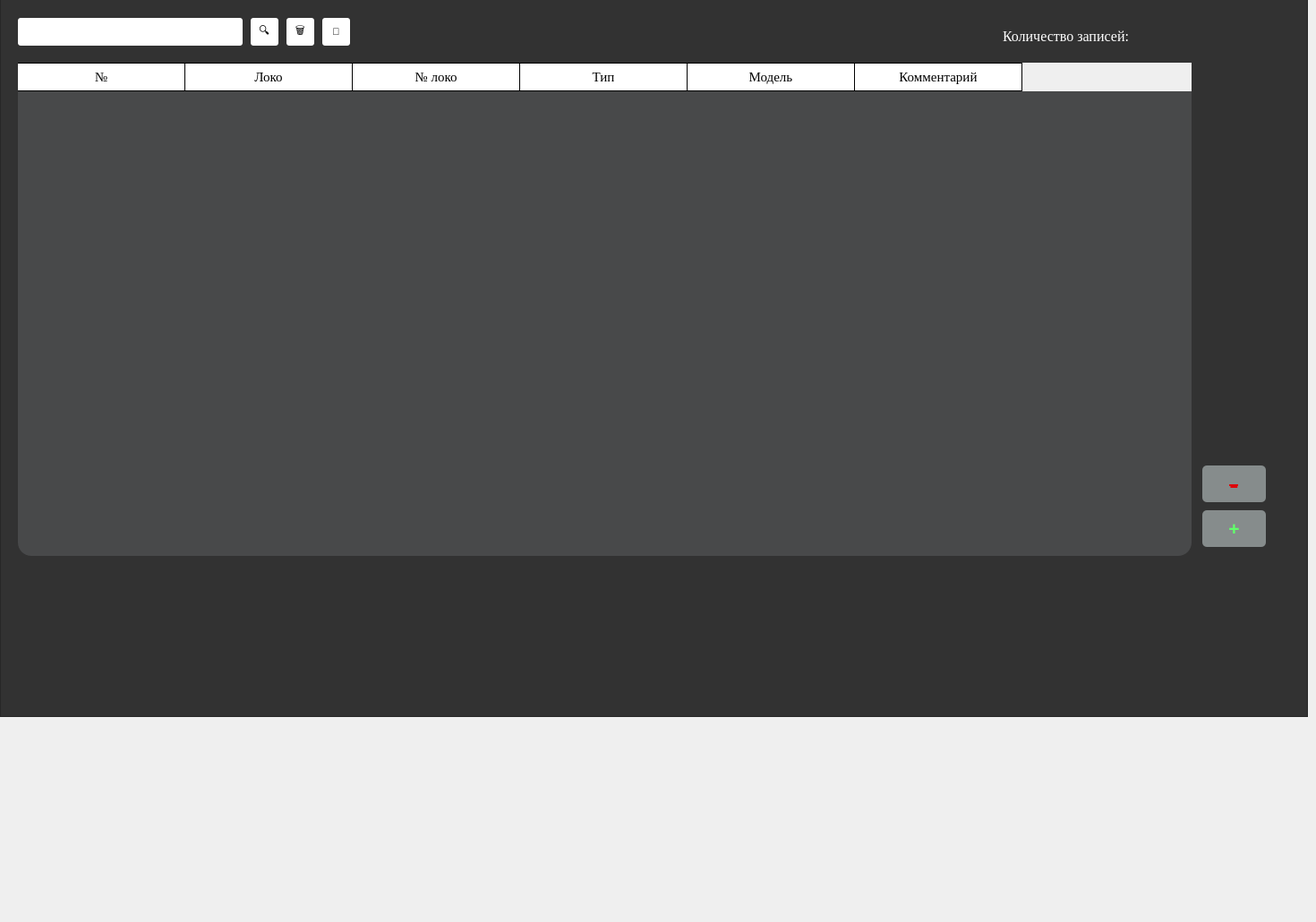
      <widget class="QWidget" name="tab_14">
       <attribute name="title">
        <string>Система 2</string>
       </attribute>
       <widget class="QLineEdit" name="lineEdit_11">
        <property name="geometry">
         <rect>
          <x>20</x>
          <y>20</y>
          <width>251</width>
          <height>31</height>
         </rect>
        </property>
        <property name="styleSheet">
         <string notr="true">QLineEdit {
background-color: rgb(255, 255, 255);
border-radius: 3px;}</string>
        </property>
       </widget>
       <widget class="QPushButton" name="pushButton_43">
        <property name="geometry">
         <rect>
          <x>280</x>
          <y>20</y>
          <width>31</width>
          <height>31</height>
         </rect>
        </property>
        <property name="styleSheet">
         <string notr="true">QPushButton {
	background-color: rgb(255, 255, 255);
	border-radius: 3px;
	color:rgb(0, 0, 0)}
QPushButton:hover {
	background-color: rgb(229, 229, 229);
	color:rgb(0, 0, 0)}
QPushButton:pressed {
	background-color: rgb(255, 255, 255);}</string>
        </property>
        <property name="text">
         <string>🔍</string>
        </property>
        <property name="icon">
         <iconset>
          <normaloff>sql_maket/Search.PNG</normaloff>sql_maket/Search.PNG</iconset>
        </property>
        <property name="iconSize">
         <size>
          <width>30</width>
          <height>30</height>
         </size>
        </property>
        <property name="checkable">
         <bool>true</bool>
        </property>
        <property name="checked">
         <bool>true</bool>
        </property>
       </widget>
       <widget class="QPushButton" name="pushButton_49">
        <property name="geometry">
         <rect>
          <x>320</x>
          <y>20</y>
          <width>31</width>
          <height>31</height>
         </rect>
        </property>
        <property name="styleSheet">
         <string notr="true">QPushButton {
	background-color: rgb(255, 255, 255);
	border-radius: 3px;
	color:rgb(0, 0, 0)}
QPushButton:hover {
	background-color: rgb(229, 229, 229);
	color:rgb(0, 0, 0)}
QPushButton:pressed {
	background-color: rgb(255, 255, 255);}</string>
        </property>
        <property name="text">
         <string>🗑</string>
        </property>
        <property name="icon">
         <iconset>
          <normaloff>sql_maket/musor.PNG</normaloff>sql_maket/musor.PNG</iconset>
        </property>
        <property name="iconSize">
         <size>
          <width>30</width>
          <height>30</height>
         </size>
        </property>
        <property name="checkable">
         <bool>true</bool>
        </property>
        <property name="checked">
         <bool>true</bool>
        </property>
       </widget>
       <widget class="QLabel" name="label_11">
        <property name="geometry">
         <rect>
          <x>1120</x>
          <y>30</y>
          <width>321</width>
          <height>20</height>
         </rect>
        </property>
        <property name="font">
         <font>
          <family>Times New Roman</family>
          <pointsize>12</pointsize>
         </font>
        </property>
        <property name="styleSheet">
         <string notr="true">QLabel {
	color: rgb(255, 255, 255);}</string>
        </property>
        <property name="text">
         <string>Количество записей:</string>
        </property>
       </widget>
       <widget class="QPushButton" name="pushButton_55">
        <property name="geometry">
         <rect>
          <x>1343</x>
          <y>520</y>
          <width>71</width>
          <height>41</height>
         </rect>
        </property>
        <property name="sizePolicy">
         <sizepolicy hsizetype="Minimum" vsizetype="Fixed">
          <horstretch>0</horstretch>
          <verstretch>0</verstretch>
         </sizepolicy>
        </property>
        <property name="font">
         <font>
          <pointsize>24</pointsize>
          <underline>false</underline>
          <strikeout>true</strikeout>
         </font>
        </property>
        <property name="styleSheet">
         <string notr="true">QPushButton {
	background-color: rgb(134, 140, 140);
	border-radius: 5px;
	color: rgb(222, 6, 10);
}
QPushButton:hover {
	background-color: rgb(122, 122, 122);
	color: rgb(222, 6, 10)}
QPushButton:pressed {
	background-color: rgb(134, 140, 140);}</string>
        </property>
        <property name="text">
         <string>-</string>
        </property>
       </widget>
       <widget class="QPushButton" name="pushButton_56">
        <property name="geometry">
         <rect>
          <x>1343</x>
          <y>570</y>
          <width>71</width>
          <height>41</height>
         </rect>
        </property>
        <property name="sizePolicy">
         <sizepolicy hsizetype="Minimum" vsizetype="Fixed">
          <horstretch>0</horstretch>
          <verstretch>0</verstretch>
         </sizepolicy>
        </property>
        <property name="font">
         <font>
          <pointsize>16</pointsize>
          <weight>75</weight>
          <italic>false</italic>
          <bold>true</bold>
          <underline>false</underline>
          <strikeout>false</strikeout>
         </font>
        </property>
        <property name="styleSheet">
         <string notr="true">QPushButton {
	background-color: rgb(134, 140, 140);
	border-radius: 5px;
	color: rgb(97, 255, 107);
}
QPushButton:hover {
	background-color: rgb(122, 122, 122);
	color: rgb(97, 255, 107)}
QPushButton:pressed {
	background-color: rgb(134, 140, 140);}</string>
        </property>
        <property name="text">
         <string>+</string>
        </property>
        <property name="checkable">
         <bool>false</bool>
        </property>
        <property name="autoRepeat">
         <bool>false</bool>
        </property>
        <property name="autoExclusive">
         <bool>false</bool>
        </property>
       </widget>
       <widget class="QTableWidget" name="tableWidget_11">
        <property name="geometry">
         <rect>
          <x>20</x>
          <y>70</y>
          <width>1311</width>
          <height>551</height>
         </rect>
        </property>
        <property name="font">
         <font>
          <family>Times New Roman</family>
          <pointsize>11</pointsize>
          <weight>50</weight>
          <bold>false</bold>
         </font>
        </property>
        <property name="styleSheet">
         <string notr="true">QTableWidget {
border-radius: 15px;
background-color: rgb(72, 73, 74)}

QHeaderView::section {
    background-color: rgb(255, 255, 255);
    padding: 4px;
    font-size: 11pt;
	font-family: Times New Roman;
    border-bottom: 1px solid rgb(0, 0, 0);
    border-right: 1px solid rgb(0, 0, 0);
}

QHeaderView::section:horizontal
{
    border-top: 1px solid rgb(0, 0, 0);
}

QHeaderView::section:vertical
{
    border-left: 1px solid rgb(0, 0, 0);
}

QTableWidget::item {
	background-color: rgb(255, 255, 255);
}
QTableWidget::item:selected {
	background-color: rgb(170, 255, 255);
	color:rgb(0, 0, 0);
}</string>
        </property>
        <property name="textElideMode">
         <enum>Qt::ElideMiddle</enum>
        </property>
        <attribute name="horizontalHeaderDefaultSectionSize">
         <number>187</number>
        </attribute>
        <attribute name="horizontalHeaderHighlightSections">
         <bool>false</bool>
        </attribute>
        <attribute name="verticalHeaderVisible">
         <bool>false</bool>
        </attribute>
        <column>
         <property name="text">
          <string>№</string>
         </property>
        </column>
        <column>
         <property name="text">
          <string>Локо</string>
         </property>
        </column>
        <column>
         <property name="text">
          <string>№ локо</string>
         </property>
        </column>
        <column>
         <property name="text">
          <string>Тип</string>
         </property>
        </column>
        <column>
         <property name="text">
          <string>Модель</string>
         </property>
        </column>
        <column>
         <property name="text">
          <string>Комментарий</string>
         </property>
        </column>
       </widget>
       <widget class="QFrame" name="frame_3">
        <property name="geometry">
         <rect>
          <x>0</x>
          <y>-220</y>
          <width>1461</width>
          <height>1021</height>
         </rect>
        </property>
        <property name="styleSheet">
         <string notr="true">
background-color: rgb(50, 50, 50);</string>
        </property>
        <property name="frameShape">
         <enum>QFrame::StyledPanel</enum>
        </property>
        <property name="frameShadow">
         <enum>QFrame::Raised</enum>
        </property>
        <widget class="QPushButton" name="pushButton_save_4">
         <property name="geometry">
          <rect>
           <x>360</x>
           <y>240</y>
           <width>31</width>
           <height>31</height>
          </rect>
         </property>
         <property name="font">
          <font>
           <pointsize>8</pointsize>
          </font>
         </property>
         <property name="styleSheet">
          <string notr="true">QPushButton {
	background-color: rgb(255, 255, 255);
	border-radius: 3px;
	color:rgb(0, 0, 0)}
QPushButton:hover {
	background-color: rgb(229, 229, 229);
	color:rgb(0, 0, 0)}
QPushButton:pressed {
	background-color: rgb(255, 255, 255);}</string>
         </property>
         <property name="text">
          <string>💾</string>
         </property>
         <property name="icon">
          <iconset>
           <normaloff>sql_maket/save.PNG</normaloff>sql_maket/save.PNG</iconset>
         </property>
         <property name="iconSize">
          <size>
           <width>30</width>
           <height>30</height>
          </size>
         </property>
         <property name="checkable">
          <bool>true</bool>
         </property>
         <property name="checked">
          <bool>true</bool>
         </property>
         <property name="autoDefault">
          <bool>false</bool>
         </property>
         <property name="default">
          <bool>false</bool>
         </property>
         <property name="flat">
          <bool>false</bool>
         </property>
        </widget>
       </widget>
       <zorder>frame_3</zorder>
       <zorder>lineEdit_11</zorder>
       <zorder>pushButton_43</zorder>
       <zorder>pushButton_49</zorder>
       <zorder>label_11</zorder>
       <zorder>pushButton_55</zorder>
       <zorder>tableWidget_11</zorder>
       <zorder>pushButton_56</zorder>
      </widget>
